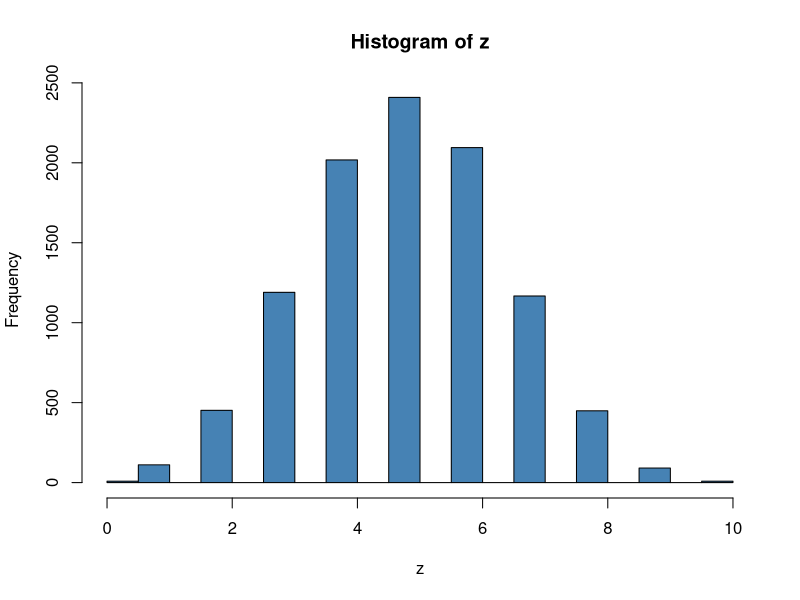
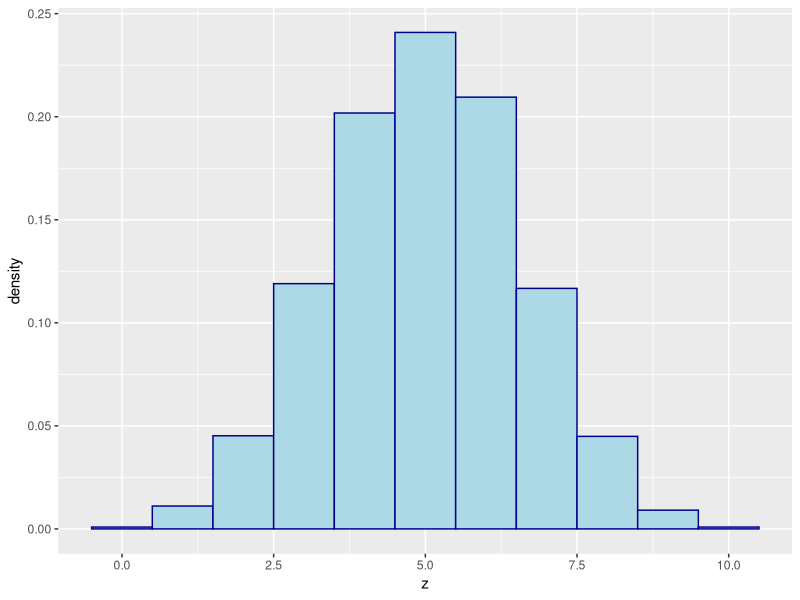
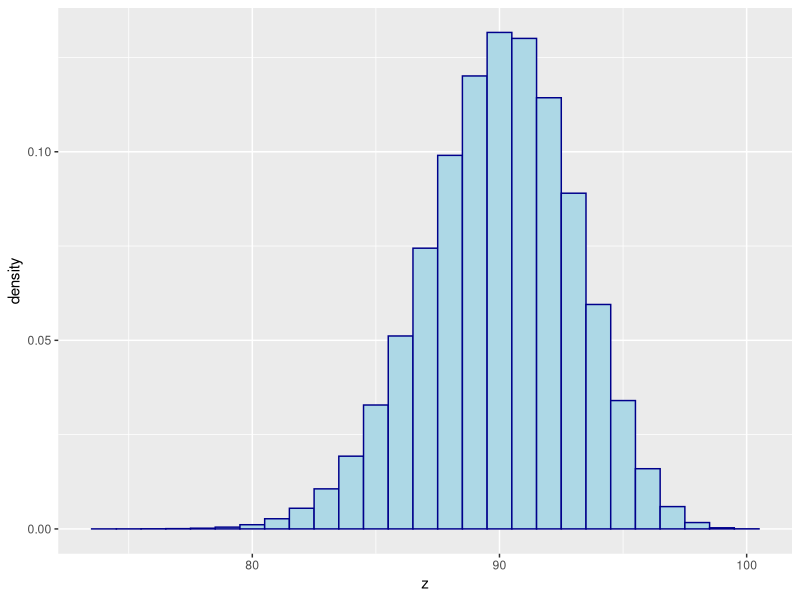
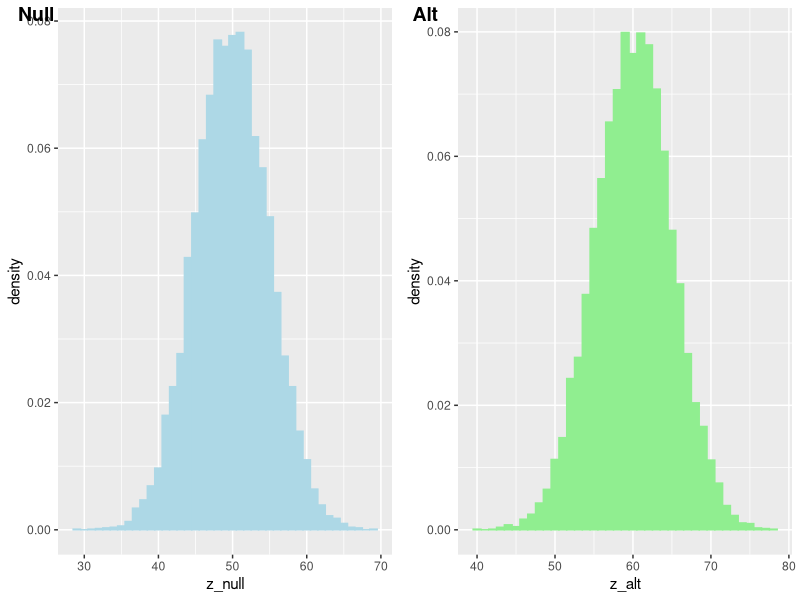
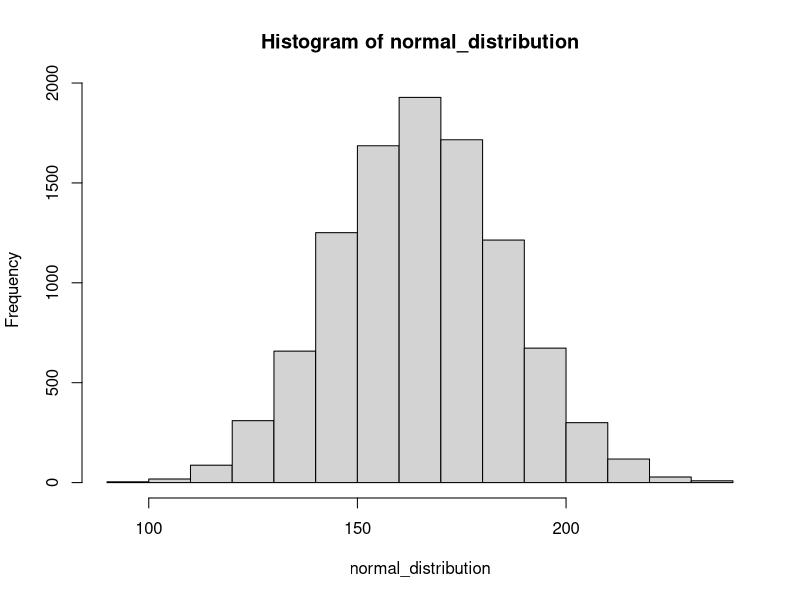
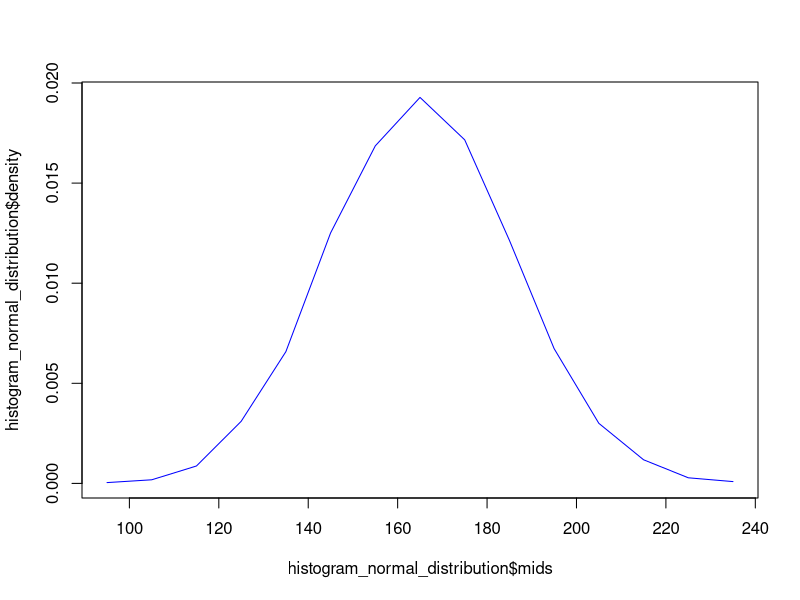
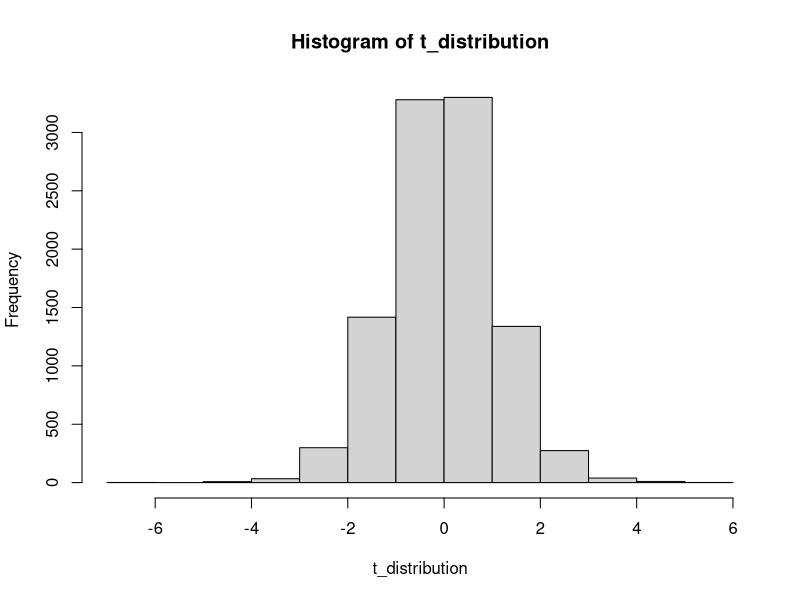
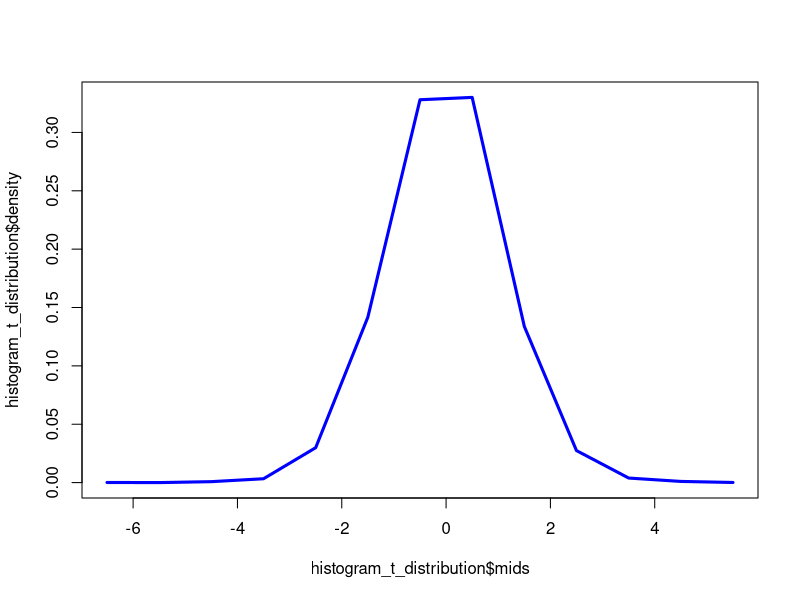

Reproduce these figures in R, in order.
## ---- chunk 1
pants <- data.frame(
   type = c("Blue jeans","Grey jeans","Black jeans","Black suit","Blue tracksuit"),
   label = c("X1", "X2", "X3", "X4", "X5"),
   probability = c(0.5,0.3,0.1,0,0.1))

pants
## ---- chunk 2
#Try plotting a bar graph of all the probabilities above
## ---- chunk 3
dbinom( x = 4, size = 10, prob = 1/2)
## ---- chunk 4
#Try finding the probability for N = 20 and N=100 trials for a fair coin flip.
## ---- chunk 5
#Find the probability of rolling 0 skulls or 1 skull or 2 skulls or 3 skulls or 4 skulls
pbinom( q= 4, size = 10, prob = 1/2)

#Practice - Find probability of getting 0-5 heads in 50 trials of coin flip
## ---- chunk 6
qbinom( p = 0.376, size = 10, prob = 1/2 )

#Practice - Find the 40th percentile
## ---- chunk 7
z <- rbinom( n = 10000, size = 10, prob = 1/2 )
#Let's also plot this and see how it looks
hist(z, breaks=25, col = 'steelblue')
## ---- chunk 8
library(ggplot2)
df<- data.frame(z)
# Basic histogram with custom binwidth
ggplot(df, aes(x=z)) + geom_histogram(aes(y = ..density..), binwidth=1, color="darkblue", fill="lightblue")
## ---- chunk 9
dbinom(x = 43, size = 100, prob = 1/2)
## ---- chunk 10
pbinom(q = 17, size = 20, prob = 1/2)
## ---- chunk 11
qbinom(p = 0.975, size = 10, prob = 1/2)
## ---- chunk 12
qbinom(p = 0.025, size = 10, prob = 1/2)
## ---- chunk 13
binom.test( x=6, n=10, p=1/2 )
## ---- chunk 14
z <- rbinom( n = 1000000, size = 100, prob = 0.9 )

library(ggplot2)
df<- data.frame(z)
# Basic histogram with custom binwidth
ggplot(df, aes(x=z)) + geom_histogram(aes(y = ..density..), binwidth=1, color="darkblue", fill="lightblue")
## ---- chunk 15
library(ggplot2)
library("ggpubr")
## ---- chunk 16
num <- 10000
z_null <- rbinom( n = num, size = 100, prob = 0.5 )
z_alt <- rbinom( n = num, size = 100, prob = 0.6 )
df1 <- data.frame(z_null,z_alt)
# Basic histogram with custom binwidth
p1 <- ggplot(df1, aes(x=z_null)) + geom_histogram(aes(y = ..density..), binwidth=1, color="lightblue", fill="lightblue")
p2 <- ggplot(df1, aes(x=z_alt)) + geom_histogram(aes(y = ..density..), binwidth=1, color="lightgreen", fill="lightgreen")

figure <- ggarrange(p1, p2,
                    labels = c("Null", "Alt"))
figure
## ---- chunk 17
library(pwr)
pwr.p.test(h  = ES.h(p1 = 0.7, p2 = 0.5), sig.level = 0.05, power = 0.8)
## ---- chunk 18
effsize <- ES.h(p1 = 0.7, p2 = 0.5)
effsize
## ---- chunk 19
normal_distribution <- rnorm(10000, mean = 165, sd = 20) 
histogram_normal_distribution <- hist(normal_distribution)
plot(histogram_normal_distribution$mids,histogram_normal_distribution$density, type="l", col="blue", lwd=1)


## ---- chunk 20
no_test <- rnorm(10000, mean = 165, sd = 20)

## ---- chunk 21
dnorm(x=165, mean=165, sd=20)

## ---- chunk 22
pnorm(q = 175, mean = 165, sd = 20)
## ---- chunk 23
qnorm(0.75 ,mean = 165 , sd = 20)
## ---- chunk 24
norm <- rnorm(1000, mean = 0, sd = 1) 
shapiro.test(norm)



## ---- chunk 25
binom <- rbinom(100, 10, 1/2)
shapiro.test(binom)
## ---- chunk 26
t_distribution <- rt(10000, 15)
histogram_t_distribution <- hist(t_distribution)
plot(histogram_t_distribution$mids,histogram_t_distribution$density, type="l", col="blue", lwd=3)
## ---- chunk 27

norm1 <- rnorm(100, mean = 10, sd = 5)
norm2 <- rnorm(100, mean = 20, sd = 7)
chisqdist <- norm1^2 + norm2^2

chisq_distribution <- rchisq(10000, 2)
histogram_chisq_distribution <- hist(chisq_distribution)
plot(histogram_chisq_distribution$mids,histogram_chisq_distribution$density, type="l", col="blue", lwd=3)
## ---- chunk 28
f_distribution <- rf(10000, 5, 10)
histogram_f_distribution <- hist(f_distribution)
plot(histogram_f_distribution$mids,histogram_f_distribution$density, type="l", col="blue", lwd=3)
